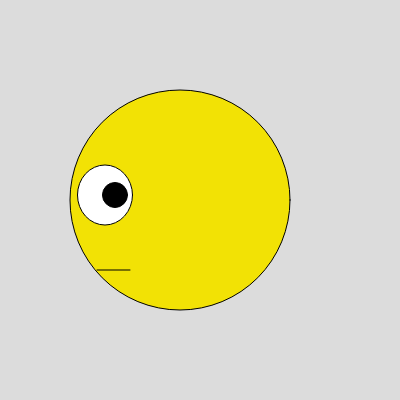
Frame 1 (no input)
Frame 60 (no input): identical to frame 1, image omitted
Frame 120 (the mouse pressed at the canvas centre since frame 60): identical to frame 1, image omitted

The p5.js sketch that drew this single still picture (run headless with seeded random() and noise() and a simulated clock; from frame 60 on, the mouse is pressed at the canvas centre):

// p5.js sketch
// ── sketch.js
function setup() {
  createCanvas(400, 400);
}
function draw() {
  background(220);

  //face, yellow colour
  fill(242, 226, 5); //(r, g, b)
  circle(180, 200, 220); 
  
  //eye, white colour
  fill(255, 255, 255); //(r, g, b)
  ellipse(105, 195, 55, 60); 

  //pupil, black colour 
  fill (0, 0, 0); //(r, g, b)
  circle(115, 195, 25);

  // Mouth
  stroke(0, 0, 0);
  line(97, 270, 130, 270); 

}
